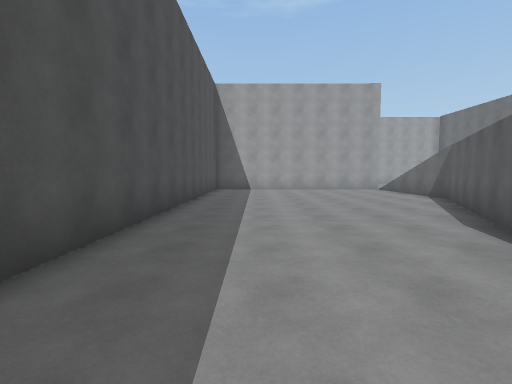
View 1 (above)

12 first-person views from a walk through a scene from a Unity 3-D project. The camera is 1.5 m above the floor, tilts 4° down and sees 85° across. The floor is counted in squares, 2 m on a side. Each view is taken from the middle of a square. On the plan, view 1 faces up. The plan holds only what a view shows up to about 10 squares ahead; the rest is blank. The place goes on beyond the plan. The player is left out. Surface patterns are stand-ins for the level's own textures.

View 2
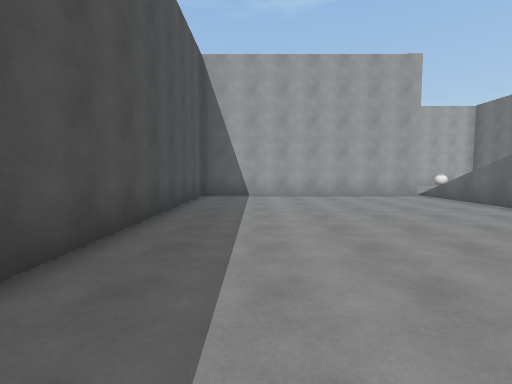

View 3
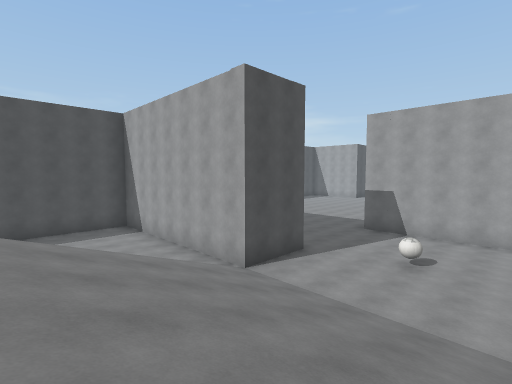

View 4
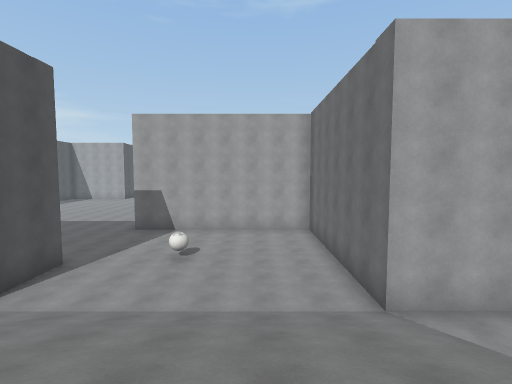

View 5
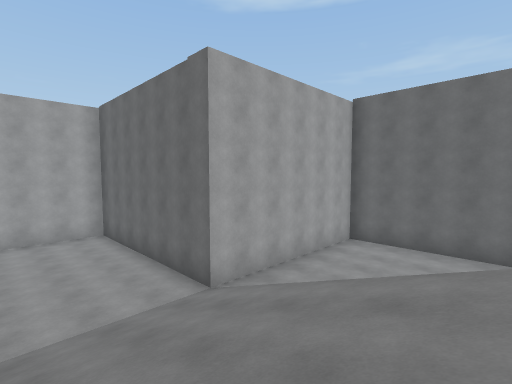

View 6
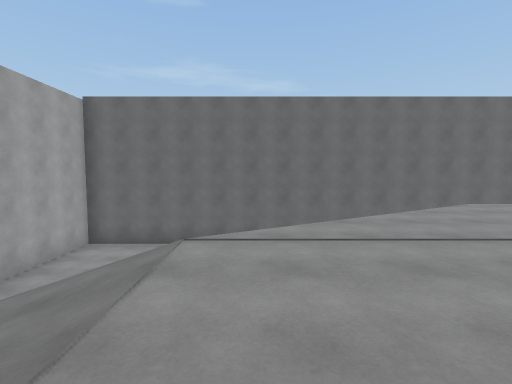

View 7
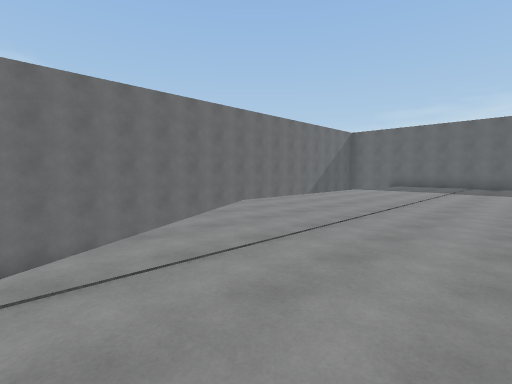

View 8
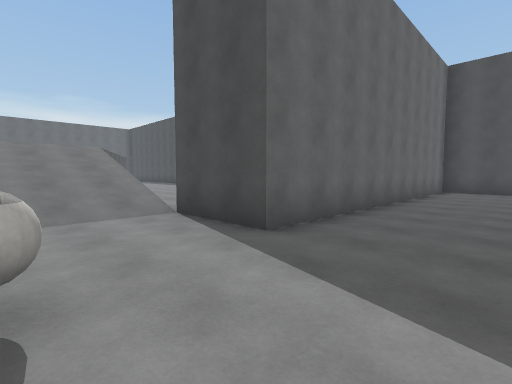

View 9
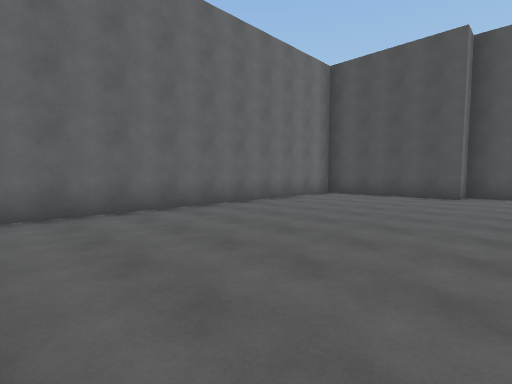

View 10
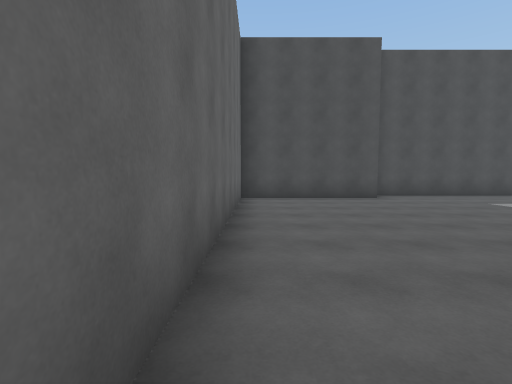

View 11
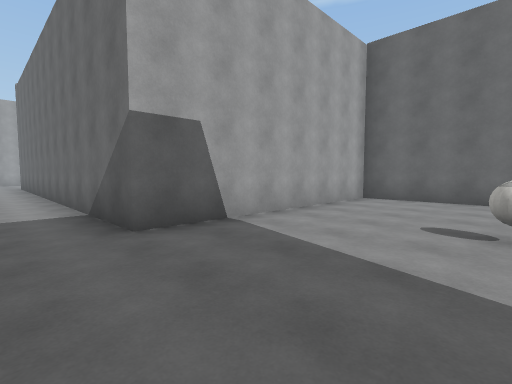

View 12
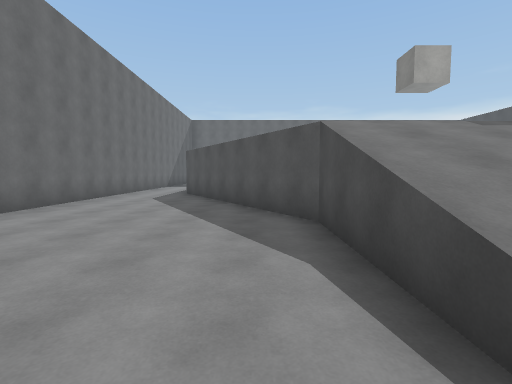

### Floor plan
Key: @ floor where view 1 was taken; # wall or solid block; . main floor; : floor 3 m higher than the main floor; / step, stairs or slope; B ball.
Columns run from 5 left of view 1 to 18 right of it. Each row starts with its distance up from view 1.
 20 #..........#
 19 #..........#######
 18 #................#
 17 #................#
 16 #................#
 15 #............B...#
 14 ###########......#
 13    ########......#######
 12    #.......///////.....#
 11    #.......///////.....#
 10    #.......///////.....#
  9    #.......///////.....#
  8    #.......//////#.....#
  7    #......#   ::::.....#
  6    #......     :::#....#
  5    #.....#     ::::/...#
  4    #.....:     ::::/...#
  3    #....#      :::::#..#
  2    #....       ::::::..#
  1     ...        ::::::
  0      @         ::::::
 -1                ::::::
 -2                ::::::
 -3                 ::::
 -4                 :::
 -5                 ::

Positions as (right, up) in squares from view 1, and headings:
1: (0, 0), facing up
2: (0, 3), facing up
3: (10, 8), facing up-left
4: (10, 8), facing up
5: (9, 8), facing up-right
6: (9, 7), facing right
7: (10, 7), facing down-right
8: (8, 17), facing down-left
9: (5, 20), facing down-left
10: (4, 15), facing left
11: (4, 15), facing up-right
12: (13, 12), facing down
